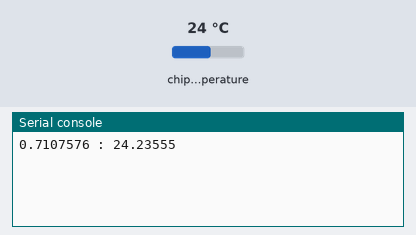
Bench run of a program on a simulated Raspberry Pi Pico running MicroPython. On the bench: the last lines printed to the serial console. Inputs (shaded band) come from the test bench; at power-on: chip temperature 24 °C.

Above: at 1.2 s.
1.3 s: chip temperature set to 1 °C
At 2.9 s:
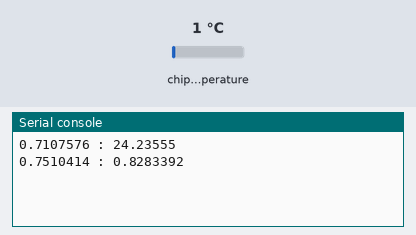
4.0 s: chip temperature set to 11 °C
At 4.5 s:
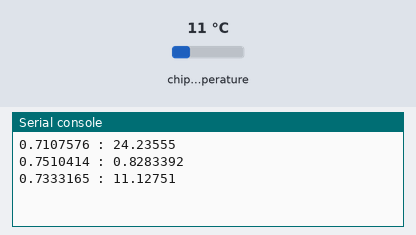
Timing chart, 0 to 7.0 s (numbered marks = the images above; inputs shaded):
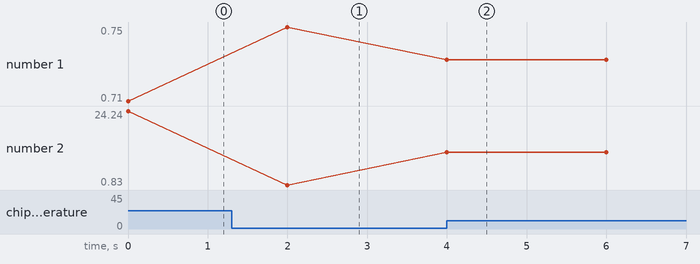

Measured:
- after the input at 1.3 s, the serial console: prints a new line after 0.70 s (image 1)
- after the input at 4.0 s, the serial console: prints a new line at once (image 2)
- plotted number 1: 0.71 → 0.75 after the input at 1.3 s, 0.75 → 0.73 after the input at 4.0 s
- plotted number 2: 24.24 → 0.83 after the input at 1.3 s, 0.83 → 11.13 after the input at 4.0 s

The program:

temp.py
```python
from machine import ADC
from time import sleep

tempsensor = ADC(4)
conversion_factor = 3.3 / (65535) # Conversion from Pin read to proper voltage

while True:
	currentvoltage = tempsensor.read_u16() * conversion_factor
	temp = 27 - ((currentvoltage - 0.706)/0.001721)
	print(str(currentvoltage) + " : " + str(temp))
	sleep(2)
```
